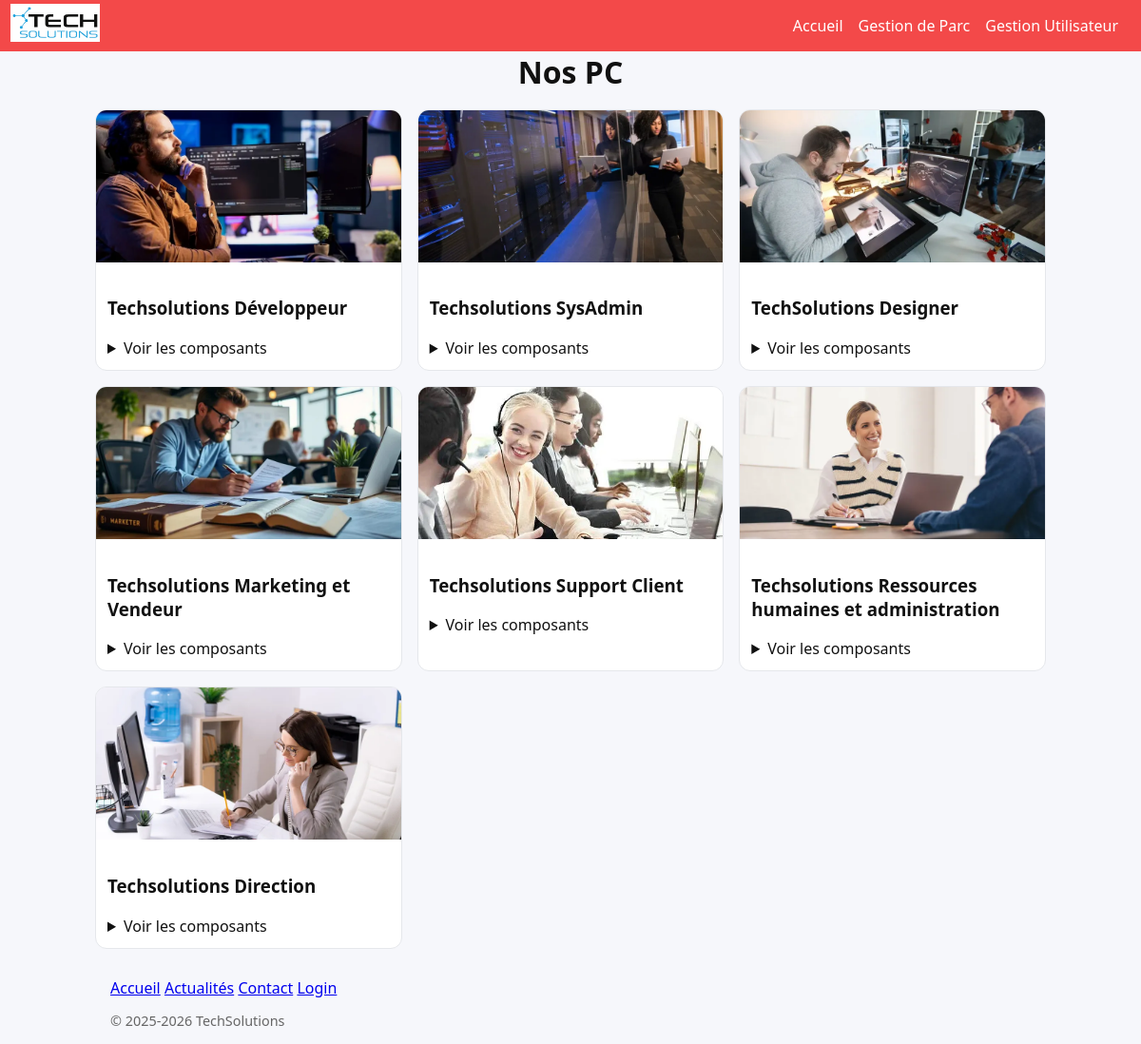
/gestionparc.php, run on the app's committed database.
### tables this page shows
CREATE TABLE `pcs` (
  `id` int(10) unsigned NOT NULL AUTO_INCREMENT,
  `name` varchar(100) NOT NULL,
  `image_url` varchar(255) NOT NULL,
  `price` decimal(10,2) NOT NULL,
  PRIMARY KEY (`id`)
);

### includes/db.php (called while the page is built, shortened)
<?php
function pdo(): PDO {
  static $pdo = null;
  if ($pdo === null) {
    $pdo = new PDO('mysql:host='.DB_HOST.';dbname='.DB_NAME.';charset=utf8mb4', DB_USER, DB_PASS, [
      PDO::ATTR_ERRMODE => PDO::ERRMODE_EXCEPTION,
      PDO::ATTR_DEFAULT_FETCH_MODE => PDO::FETCH_ASSOC,
      PDO::ATTR_EMULATE_PREPARES => false,
    ]);
  }
  return $pdo;
}
function e($s){ return htmlspecialchars((string)$s, ENT_QUOTES, 'UTF-8'); }

### gestionparc.php (the view, shortened to what this page needs)
<?php
require_once __DIR__ . '/includes/db.php';
require_once __DIR__ . '/includes/header2.php';
$pcs = pdo()->query('SELECT id, name, image_url, price FROM pcs ORDER BY id')->fetchAll();
?>
<h1 class="centrer">Nos PC</h1>
<section class="grid">
<?php foreach ($pcs as $pc): ?>
  <article class="card">
    <img src="<?= e($pc['image_url']) ?>" alt="Photo de <?= e($pc['name']) ?>">
    <div class="p">
      <h3><?= e($pc['name']) ?></h3>
      <details>
        <summary>Voir les composants</summary>
      </details>
    </div>
  </article>
<?php endforeach; ?>
</section>
<?php require_once __DIR__ . '/includes/footer.php'; ?>

### includes/header2.php (shortened to what this page needs)
<!DOCTYPE html>
<head>
  <link rel="stylesheet" href="style2.css?v=8">
</head>
<body>
  <nav>
    <div class="logo"><a href="index.php"> <img src="img/LogoTechSolutions.png" alt="TechSolutions"></a></div>
    <ul class="nav-links">
      <li><a href="admin_ok.php">Accueil</a></li>
      <li><a href="gestionparc.php">Gestion de Parc</a></li>
      <li><a href="gestionuser.php">Gestion Utilisateur</a></li>
    </ul>
  </nav>

### includes/footer.php (shortened to what this page needs)
<footer class="py-4">
    <div class="container text-center">
        <div class="mb-2">
            <a href="index.php" class="text-decoration-none mx-3">Accueil</a>
            <a href="actualites.php" class="text-decoration-none mx-3">Actualités</a>
            <a href="contact.php" class="text-decoration-none mx-3">Contact</a>
            <a href="admin.php" class="text-decoration-none mx-3">Login</a>
        </div>
        <p class="mb-0" style="font-size:0.9rem; color:#666;">
            © 2025-2026 TechSolutions
        </p>
    </div>
</footer>
</body>
</html>

### style2.css (style rules this page uses)
nav { background-color: #f34949; color: #ffffff; display: flex; justify-content: space-between; align-items: center; padding: 0.8rem 1.5rem; }
.logo { font-size: 1.2rem; font-weight: bold; }
.nav-links { list-style: none; display: flex; gap: 1rem; margin: 0; padding: 0; }
.nav-links a { color: #ffffff; text-decoration: none; transition: color 0.3s; }
.logo img { height: 40px; width: auto; }
* { box-sizing:border-box }
body { margin:0;font-family:system-ui;background:#f6f7fb;color:#111 }
.container { max-width:1000px;margin:0 auto;padding:0 16px }
.logo { display:inline-flex;width:28px;height:28px;border-radius:8px;background:#111827;align-items:center;justify-content:center;border:1px solid #374151 }
.grid { display:grid;grid-template-columns:repeat(auto-fill,minmax(260px,1fr));gap:16px;margin:18px 0 30px }
.card { background:#fff;border:1px solid #e5e7eb;border-radius:12px;overflow:hidden }
.card img { width:100%;height:160px;object-fit:cover }
.card .p { padding:12px }
details { margin-top:6px }
.grid { display: grid; grid-template-columns: repeat(auto-fill, minmax(260px, 1fr)); gap: 16px; margin: 18px auto 30px; justify-content: center; max-width: 1000px; }
nav .logo { margin-left: 20px; }
.centrer { margin: 0 auto; text-align: justify; text-align-last: center; }

### data on the page
pcs: image_url (picture), name "Techsolutions Développeur"
pcs: image_url (picture), name "Techsolutions SysAdmin"
pcs: image_url (picture), name "TechSolutions Designer"
pcs: image_url (picture), name "Techsolutions Marketing et Vendeur"
pcs: image_url (picture), name "Techsolutions Support Client"
pcs: image_url (picture), name "Techsolutions Ressources humaines et administration"
pcs: image_url (picture), name "Techsolutions Direction"
